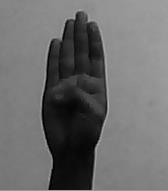
#> input picture gray_b.jpg, 168 x 191 px
$ python cornerdetection_img.py
#> lines starting #> are read from the running program, lines starting #| are printed output that depends on the picture; after the words box and inside, x2 and y2 are one past the last pixel; in counts of white or black regions, pixels touching at a corner belong together
import numpy as np
import cv2

img = cv2.imread('gray_b.jpg')
#> img is the input picture: shape (191, 168, 3); min 0, max 180, mean 106.9
gray = cv2.cvtColor(img,cv2.COLOR_BGR2GRAY)
gray = np.float32(gray)

corners = cv2.goodFeaturesToTrack(gray, 100, 0.01, 10)
#> corners = 26 rows, first 8: [49, 188], [90, 188], [74, 18], [88, 21], [60, 39], [99, 139], [65, 23], [51, 170]
corners = np.int0(corners)
for corner in corners:
    x,y = corner.ravel()
    cv2.circle(img,(x,y),3,255,-1)
#> this loop made 26 passes
#> (x, y) on passes 1 to 12: (49, 188), (90, 188), (74, 18), (88, 21), (60, 39), (99, 139), (65, 23), (51, 170), (51, 155), (83, 11), (46, 140), (97, 27)
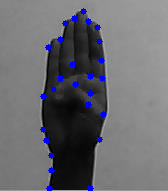
#> img: shape (191, 168, 3); 2.34% of pixels changed, all inside (x1, y1, x2, y2) = (40, 8, 107, 191)

cv2.imshow('Corner',img)
cv2.imwrite('gray_b2.jpg',img)

if cv2.waitKey(0) & 0xff == 27:
#> (key Esc is pressed here)
    cv2.destroyAllWindows()
